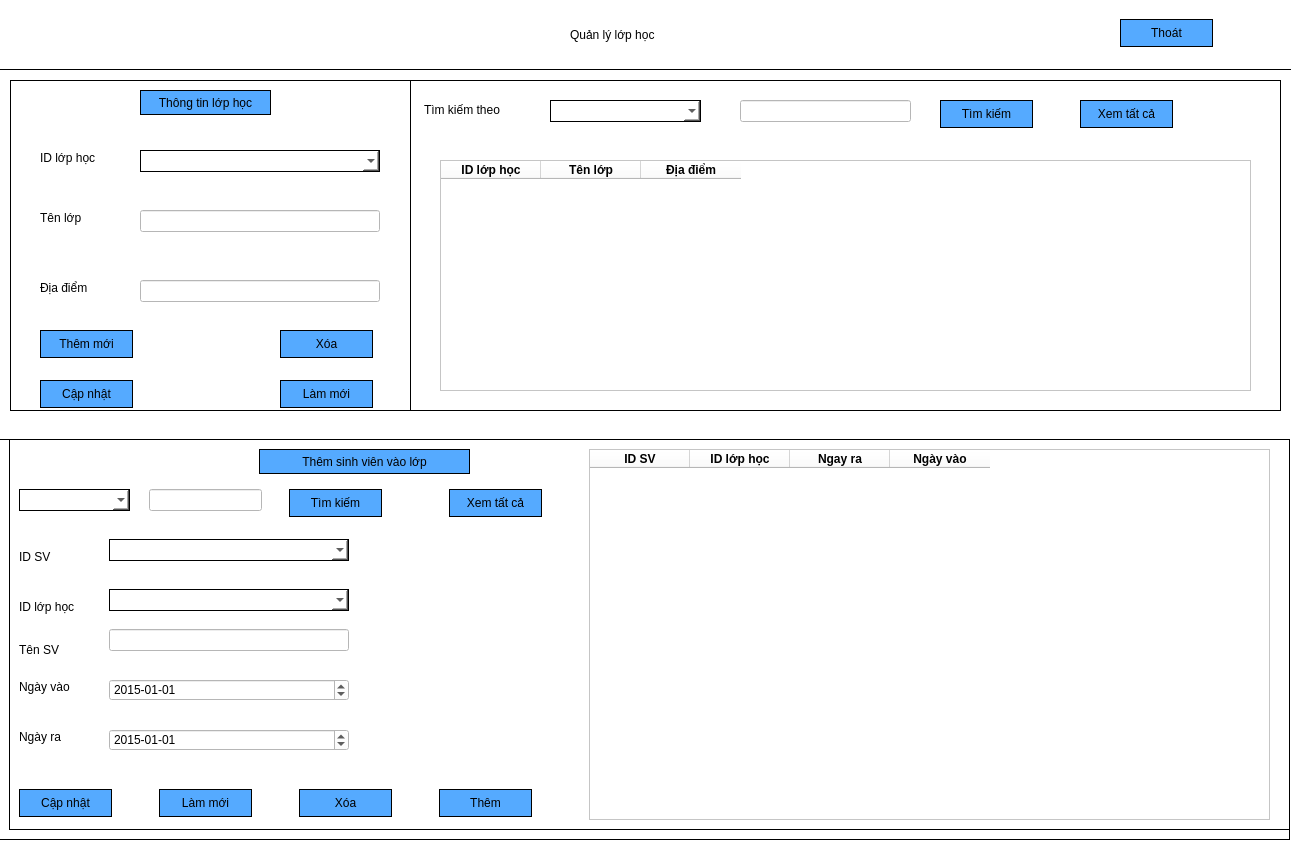
<?xml version="1.0" encoding="UTF-8"?>
<ui version="4.0">
 <class>Dialog</class>
 <widget class="QDialog" name="Dialog">
  <property name="geometry">
   <rect>
    <x>0</x>
    <y>0</y>
    <width>1297</width>
    <height>842</height>
   </rect>
  </property>
  <property name="windowTitle">
   <string>Dialog</string>
  </property>
  <property name="styleSheet">
   <string notr="true">background-color: rgb(255, 255, 255);
</string>
  </property>
  <widget class="QWidget" name="widget" native="true">
   <property name="geometry">
    <rect>
     <x>0</x>
     <y>0</y>
     <width>1291</width>
     <height>841</height>
    </rect>
   </property>
   <widget class="QWidget" name="widget_2" native="true">
    <property name="geometry">
     <rect>
      <x>0</x>
      <y>-1</y>
      <width>1291</width>
      <height>71</height>
     </rect>
    </property>
    <property name="styleSheet">
     <string notr="true">QWidget#widget_2{border-bottom:1px solid black;}
</string>
    </property>
    <widget class="QLabel" name="label_2">
     <property name="geometry">
      <rect>
       <x>570</x>
       <y>10</y>
       <width>251</width>
       <height>51</height>
      </rect>
     </property>
     <property name="styleSheet">
      <string notr="true">font: 20pt &quot;MS Shell Dlg 2&quot;;</string>
     </property>
     <property name="text">
      <string>Quản lý lớp học</string>
     </property>
    </widget>
    <widget class="QPushButton" name="btnExit">
     <property name="geometry">
      <rect>
       <x>1120</x>
       <y>20</y>
       <width>93</width>
       <height>28</height>
      </rect>
     </property>
     <property name="styleSheet">
      <string notr="true">background-color:rgb(85, 170, 255);
border-width: 1px;
border-style: solid;
border-color: black;</string>
     </property>
     <property name="text">
      <string>Thoát</string>
     </property>
    </widget>
   </widget>
   <widget class="QWidget" name="widget_3" native="true">
    <property name="geometry">
     <rect>
      <x>10</x>
      <y>80</y>
      <width>1271</width>
      <height>331</height>
     </rect>
    </property>
    <property name="styleSheet">
     <string notr="true">QWidget#widget_3{border:1px solid black;}
</string>
    </property>
    <widget class="QWidget" name="widget_4" native="true">
     <property name="geometry">
      <rect>
       <x>0</x>
       <y>0</y>
       <width>401</width>
       <height>331</height>
      </rect>
     </property>
     <property name="styleSheet">
      <string notr="true">QWidget#widget_4{border:1px solid black;}</string>
     </property>
     <widget class="QLabel" name="label_3">
      <property name="geometry">
       <rect>
        <x>130</x>
        <y>10</y>
        <width>131</width>
        <height>25</height>
       </rect>
      </property>
      <property name="styleSheet">
       <string notr="true">background-color:rgb(85, 170, 255);
border-width: 1px;
border-style: solid;
border-color: black;</string>
      </property>
      <property name="text">
       <string>Thông tin lớp học</string>
      </property>
      <property name="alignment">
       <set>Qt::AlignCenter</set>
      </property>
     </widget>
     <widget class="QLabel" name="label_4">
      <property name="geometry">
       <rect>
        <x>30</x>
        <y>70</y>
        <width>81</width>
        <height>16</height>
       </rect>
      </property>
      <property name="text">
       <string>ID lớp học</string>
      </property>
     </widget>
     <widget class="QLabel" name="label_5">
      <property name="geometry">
       <rect>
        <x>30</x>
        <y>130</y>
        <width>71</width>
        <height>16</height>
       </rect>
      </property>
      <property name="text">
       <string>Tên lớp</string>
      </property>
     </widget>
     <widget class="QLabel" name="label_6">
      <property name="geometry">
       <rect>
        <x>30</x>
        <y>200</y>
        <width>71</width>
        <height>16</height>
       </rect>
      </property>
      <property name="text">
       <string>Địa điểm</string>
      </property>
     </widget>
     <widget class="QLineEdit" name="tfTenLop">
      <property name="geometry">
       <rect>
        <x>130</x>
        <y>130</y>
        <width>240</width>
        <height>22</height>
       </rect>
      </property>
     </widget>
     <widget class="QLineEdit" name="tfDiaDiem">
      <property name="geometry">
       <rect>
        <x>130</x>
        <y>200</y>
        <width>240</width>
        <height>22</height>
       </rect>
      </property>
     </widget>
     <widget class="QPushButton" name="btnAdd1">
      <property name="geometry">
       <rect>
        <x>30</x>
        <y>250</y>
        <width>93</width>
        <height>28</height>
       </rect>
      </property>
      <property name="styleSheet">
       <string notr="true">background-color:rgb(85, 170, 255);
border-width: 1px;
border-style: solid;
border-color: black;</string>
      </property>
      <property name="text">
       <string>Thêm mới</string>
      </property>
     </widget>
     <widget class="QPushButton" name="btnDel1">
      <property name="geometry">
       <rect>
        <x>270</x>
        <y>250</y>
        <width>93</width>
        <height>28</height>
       </rect>
      </property>
      <property name="styleSheet">
       <string notr="true">background-color:rgb(85, 170, 255);
border-width: 1px;
border-style: solid;
border-color: black;</string>
      </property>
      <property name="text">
       <string>Xóa</string>
      </property>
     </widget>
     <widget class="QPushButton" name="btnUpdate1">
      <property name="geometry">
       <rect>
        <x>30</x>
        <y>300</y>
        <width>93</width>
        <height>28</height>
       </rect>
      </property>
      <property name="styleSheet">
       <string notr="true">background-color:rgb(85, 170, 255);
border-width: 1px;
border-style: solid;
border-color: black;</string>
      </property>
      <property name="text">
       <string>Cập nhật</string>
      </property>
     </widget>
     <widget class="QPushButton" name="btnRefresh1">
      <property name="geometry">
       <rect>
        <x>270</x>
        <y>300</y>
        <width>93</width>
        <height>28</height>
       </rect>
      </property>
      <property name="styleSheet">
       <string notr="true">background-color:rgb(85, 170, 255);
border-width: 1px;
border-style: solid;
border-color: black;</string>
      </property>
      <property name="text">
       <string>Làm mới</string>
      </property>
     </widget>
     <widget class="QComboBox" name="cbIdLopHoc">
      <property name="geometry">
       <rect>
        <x>130</x>
        <y>70</y>
        <width>240</width>
        <height>22</height>
       </rect>
      </property>
      <property name="styleSheet">
       <string notr="true">border-width: 1px;
border-style: solid;
border-color: black;</string>
      </property>
      <item>
       <property name="text">
        <string/>
       </property>
      </item>
     </widget>
    </widget>
    <widget class="QLabel" name="label_7">
     <property name="geometry">
      <rect>
       <x>414</x>
       <y>20</y>
       <width>91</width>
       <height>20</height>
      </rect>
     </property>
     <property name="text">
      <string>Tìm kiếm theo</string>
     </property>
    </widget>
    <widget class="QComboBox" name="cbSearch1">
     <property name="geometry">
      <rect>
       <x>540</x>
       <y>20</y>
       <width>151</width>
       <height>22</height>
      </rect>
     </property>
     <property name="styleSheet">
      <string notr="true">border-width: 1px;
border-style: solid;
border-color: black;</string>
     </property>
     <item>
      <property name="text">
       <string/>
      </property>
     </item>
     <item>
      <property name="text">
       <string>ID lớp học</string>
      </property>
     </item>
     <item>
      <property name="text">
       <string>Tên lớp</string>
      </property>
     </item>
    </widget>
    <widget class="QLineEdit" name="tfSearch1">
     <property name="geometry">
      <rect>
       <x>730</x>
       <y>20</y>
       <width>171</width>
       <height>22</height>
      </rect>
     </property>
    </widget>
    <widget class="QPushButton" name="btnSearch1">
     <property name="geometry">
      <rect>
       <x>930</x>
       <y>20</y>
       <width>93</width>
       <height>28</height>
      </rect>
     </property>
     <property name="styleSheet">
      <string notr="true">background-color:rgb(85, 170, 255);
border-width: 1px;
border-style: solid;
border-color: black;</string>
     </property>
     <property name="text">
      <string>Tìm kiếm</string>
     </property>
    </widget>
    <widget class="QPushButton" name="btnLoadAll1">
     <property name="geometry">
      <rect>
       <x>1070</x>
       <y>20</y>
       <width>93</width>
       <height>28</height>
      </rect>
     </property>
     <property name="styleSheet">
      <string notr="true">background-color:rgb(85, 170, 255);
border-width: 1px;
border-style: solid;
border-color: black;</string>
     </property>
     <property name="text">
      <string>Xem tất cả</string>
     </property>
    </widget>
    <widget class="QTableWidget" name="tableWidget">
     <property name="geometry">
      <rect>
       <x>430</x>
       <y>80</y>
       <width>811</width>
       <height>231</height>
      </rect>
     </property>
     <column>
      <property name="text">
       <string>ID lớp học</string>
      </property>
      <property name="font">
       <font>
        <weight>75</weight>
        <bold>true</bold>
       </font>
      </property>
     </column>
     <column>
      <property name="text">
       <string>Tên lớp</string>
      </property>
      <property name="font">
       <font>
        <weight>75</weight>
        <bold>true</bold>
       </font>
      </property>
     </column>
     <column>
      <property name="text">
       <string>Địa điểm</string>
      </property>
      <property name="font">
       <font>
        <weight>75</weight>
        <bold>true</bold>
       </font>
      </property>
     </column>
    </widget>
   </widget>
   <widget class="QWidget" name="widget_5" native="true">
    <property name="geometry">
     <rect>
      <x>-1</x>
      <y>439</y>
      <width>1291</width>
      <height>401</height>
     </rect>
    </property>
    <property name="styleSheet">
     <string notr="true">QWidget#widget_5{
border:1px solid black;
}</string>
    </property>
    <widget class="QWidget" name="widget_6" native="true">
     <property name="geometry">
      <rect>
       <x>10</x>
       <y>0</y>
       <width>1281</width>
       <height>391</height>
      </rect>
     </property>
     <property name="styleSheet">
      <string notr="true">QWidget#widget_6{
border:1px solid black;
}</string>
     </property>
     <widget class="QLabel" name="label_8">
      <property name="geometry">
       <rect>
        <x>250</x>
        <y>10</y>
        <width>211</width>
        <height>25</height>
       </rect>
      </property>
      <property name="styleSheet">
       <string notr="true">background-color:rgb(85, 170, 255);
border-width: 1px;
border-style: solid;
border-color: black;</string>
      </property>
      <property name="text">
       <string>Thêm sinh viên vào lớp</string>
      </property>
      <property name="alignment">
       <set>Qt::AlignCenter</set>
      </property>
     </widget>
     <widget class="QComboBox" name="cbSearch2">
      <property name="geometry">
       <rect>
        <x>10</x>
        <y>50</y>
        <width>111</width>
        <height>22</height>
       </rect>
      </property>
      <property name="styleSheet">
       <string notr="true">border-width: 1px;
border-style: solid;
border-color: black;</string>
      </property>
      <item>
       <property name="text">
        <string/>
       </property>
      </item>
      <item>
       <property name="text">
        <string>ID SV</string>
       </property>
      </item>
      <item>
       <property name="text">
        <string>ID lớp học</string>
       </property>
      </item>
     </widget>
     <widget class="QLineEdit" name="tfSearch2">
      <property name="geometry">
       <rect>
        <x>140</x>
        <y>50</y>
        <width>113</width>
        <height>22</height>
       </rect>
      </property>
     </widget>
     <widget class="QPushButton" name="btnSearch2">
      <property name="geometry">
       <rect>
        <x>280</x>
        <y>50</y>
        <width>93</width>
        <height>28</height>
       </rect>
      </property>
      <property name="styleSheet">
       <string notr="true">background-color:rgb(85, 170, 255);
border-width: 1px;
border-style: solid;
border-color: black;</string>
      </property>
      <property name="text">
       <string>Tìm kiếm</string>
      </property>
     </widget>
     <widget class="QPushButton" name="btnLoadAll2">
      <property name="geometry">
       <rect>
        <x>440</x>
        <y>50</y>
        <width>93</width>
        <height>28</height>
       </rect>
      </property>
      <property name="styleSheet">
       <string notr="true">background-color:rgb(85, 170, 255);
border-width: 1px;
border-style: solid;
border-color: black;</string>
      </property>
      <property name="text">
       <string>Xem tất cả</string>
      </property>
     </widget>
     <widget class="QTableWidget" name="tableWidget2">
      <property name="geometry">
       <rect>
        <x>580</x>
        <y>10</y>
        <width>681</width>
        <height>371</height>
       </rect>
      </property>
      <column>
       <property name="text">
        <string>ID SV</string>
       </property>
       <property name="font">
        <font>
         <weight>75</weight>
         <bold>true</bold>
        </font>
       </property>
      </column>
      <column>
       <property name="text">
        <string>ID lớp học</string>
       </property>
       <property name="font">
        <font>
         <weight>75</weight>
         <bold>true</bold>
        </font>
       </property>
      </column>
      <column>
       <property name="text">
        <string>Ngay ra</string>
       </property>
       <property name="font">
        <font>
         <weight>75</weight>
         <bold>true</bold>
        </font>
       </property>
      </column>
      <column>
       <property name="text">
        <string>Ngày vào</string>
       </property>
       <property name="font">
        <font>
         <weight>75</weight>
         <bold>true</bold>
        </font>
       </property>
      </column>
     </widget>
     <widget class="QLabel" name="label_9">
      <property name="geometry">
       <rect>
        <x>10</x>
        <y>110</y>
        <width>55</width>
        <height>16</height>
       </rect>
      </property>
      <property name="text">
       <string>ID SV</string>
      </property>
     </widget>
     <widget class="QLabel" name="label_10">
      <property name="geometry">
       <rect>
        <x>10</x>
        <y>160</y>
        <width>71</width>
        <height>16</height>
       </rect>
      </property>
      <property name="text">
       <string>ID lớp học</string>
      </property>
     </widget>
     <widget class="QLabel" name="label_11">
      <property name="geometry">
       <rect>
        <x>10</x>
        <y>200</y>
        <width>55</width>
        <height>21</height>
       </rect>
      </property>
      <property name="text">
       <string>Tên SV</string>
      </property>
     </widget>
     <widget class="QPushButton" name="btnAdd2">
      <property name="geometry">
       <rect>
        <x>430</x>
        <y>350</y>
        <width>93</width>
        <height>28</height>
       </rect>
      </property>
      <property name="styleSheet">
       <string notr="true">background-color:rgb(85, 170, 255);
border-width: 1px;
border-style: solid;
border-color: black;</string>
      </property>
      <property name="text">
       <string>Thêm</string>
      </property>
     </widget>
     <widget class="QPushButton" name="btnDel2">
      <property name="geometry">
       <rect>
        <x>290</x>
        <y>350</y>
        <width>93</width>
        <height>28</height>
       </rect>
      </property>
      <property name="styleSheet">
       <string notr="true">background-color:rgb(85, 170, 255);
border-width: 1px;
border-style: solid;
border-color: black;</string>
      </property>
      <property name="text">
       <string>Xóa</string>
      </property>
     </widget>
     <widget class="QPushButton" name="btnUpdate2">
      <property name="geometry">
       <rect>
        <x>10</x>
        <y>350</y>
        <width>93</width>
        <height>28</height>
       </rect>
      </property>
      <property name="styleSheet">
       <string notr="true">background-color:rgb(85, 170, 255);
border-width: 1px;
border-style: solid;
border-color: black;</string>
      </property>
      <property name="text">
       <string>Cập nhật</string>
      </property>
     </widget>
     <widget class="QPushButton" name="btnRefresh2">
      <property name="geometry">
       <rect>
        <x>150</x>
        <y>350</y>
        <width>93</width>
        <height>28</height>
       </rect>
      </property>
      <property name="styleSheet">
       <string notr="true">background-color:rgb(85, 170, 255);
border-width: 1px;
border-style: solid;
border-color: black;</string>
      </property>
      <property name="text">
       <string>Làm mới</string>
      </property>
     </widget>
     <widget class="QLineEdit" name="tfTenSV">
      <property name="geometry">
       <rect>
        <x>100</x>
        <y>190</y>
        <width>240</width>
        <height>22</height>
       </rect>
      </property>
     </widget>
     <widget class="QComboBox" name="cbIdSv">
      <property name="geometry">
       <rect>
        <x>100</x>
        <y>100</y>
        <width>240</width>
        <height>22</height>
       </rect>
      </property>
      <property name="styleSheet">
       <string notr="true">border-width: 1px;
border-style: solid;
border-color: black;</string>
      </property>
      <item>
       <property name="text">
        <string/>
       </property>
      </item>
     </widget>
     <widget class="QLabel" name="label_12">
      <property name="geometry">
       <rect>
        <x>10</x>
        <y>290</y>
        <width>55</width>
        <height>16</height>
       </rect>
      </property>
      <property name="text">
       <string>Ngày ra</string>
      </property>
     </widget>
     <widget class="QLabel" name="label_13">
      <property name="geometry">
       <rect>
        <x>10</x>
        <y>240</y>
        <width>55</width>
        <height>16</height>
       </rect>
      </property>
      <property name="text">
       <string>Ngày vào</string>
      </property>
     </widget>
     <widget class="QDateEdit" name="dateIn">
      <property name="geometry">
       <rect>
        <x>100</x>
        <y>240</y>
        <width>240</width>
        <height>22</height>
       </rect>
      </property>
      <property name="dateTime">
       <datetime>
        <hour>0</hour>
        <minute>0</minute>
        <second>0</second>
        <year>2015</year>
        <month>1</month>
        <day>1</day>
       </datetime>
      </property>
      <property name="displayFormat">
       <string>yyyy-MM-dd</string>
      </property>
     </widget>
     <widget class="QDateEdit" name="dateOut">
      <property name="geometry">
       <rect>
        <x>100</x>
        <y>290</y>
        <width>240</width>
        <height>22</height>
       </rect>
      </property>
      <property name="dateTime">
       <datetime>
        <hour>0</hour>
        <minute>0</minute>
        <second>0</second>
        <year>2015</year>
        <month>1</month>
        <day>1</day>
       </datetime>
      </property>
      <property name="displayFormat">
       <string>yyyy-MM-dd</string>
      </property>
     </widget>
     <widget class="QComboBox" name="cbIdLopHoc2">
      <property name="geometry">
       <rect>
        <x>100</x>
        <y>150</y>
        <width>240</width>
        <height>22</height>
       </rect>
      </property>
      <property name="styleSheet">
       <string notr="true">border-width: 1px;
border-style: solid;
border-color: black;</string>
      </property>
      <item>
       <property name="text">
        <string/>
       </property>
      </item>
     </widget>
    </widget>
   </widget>
  </widget>
 </widget>
 <resources/>
 <connections/>
</ui>
